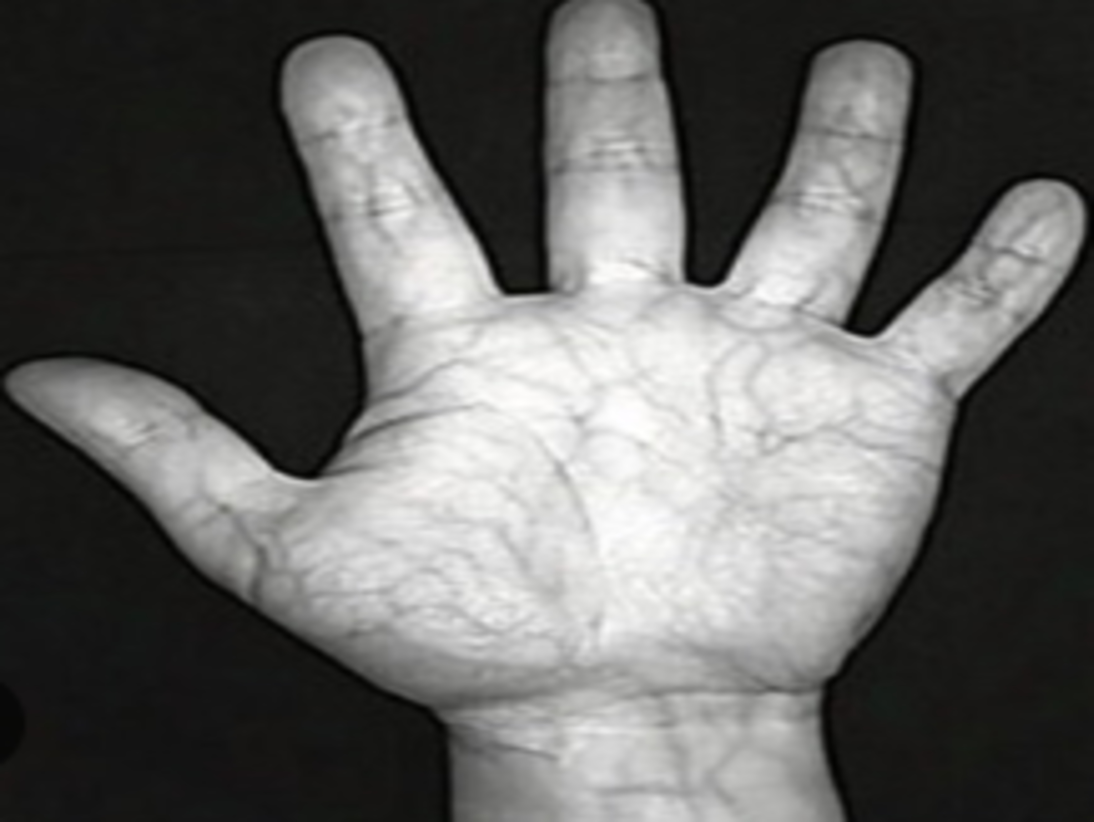
#> input picture 010_l_940_01.jpeg, 3280 x 2464 px (shown at 1/3 size)
$ python -i preprocessing.py   (imports and definitions only)   (older library calls are emulated)
#> lines starting #> are read from the running program, lines starting #| are printed output that depends on the picture; after the words box and inside, x2 and y2 are one past the last pixel; in counts of white or black regions, pixels touching at a corner belong together
import cv2
import numpy as np
import math
import itertools

class PalmPreprocessor:
    def __init__(self):
        pass

    def extract_roi(self, image):
        # 1. Convert to Grayscale
        if len(image.shape) == 3:
            gray = cv2.cvtColor(image, cv2.COLOR_BGR2GRAY)
        else:
            gray = image

        # 2. Wrist Crop (User Logic: Remove bottom 25%)
        h, w = gray.shape
        wrist_crop_height = int(h * 0.25)
        cropped_gray = gray[:h - wrist_crop_height, :]

        # Keep a copy of the cropped original for returning
        cropped_original = image[:h - wrist_crop_height, :] if len(image.shape) == 3 else cropped_gray

        # 3. Thresholding
        blurred = cv2.GaussianBlur(cropped_gray, (5, 5), 0)
        _, thresh = cv2.threshold(blurred, 0, 255, cv2.THRESH_BINARY + cv2.THRESH_OTSU)

        # 4. Find Contours
        contours, _ = cv2.findContours(thresh, cv2.RETR_EXTERNAL, cv2.CHAIN_APPROX_SIMPLE)
        if not contours:
            return None, None, None

        hand_contour = max(contours, key=cv2.contourArea)

        return hand_contour, thresh, cropped_original

    def get_defects(self, contour, image_shape):
        """
        Finds convexity defects using User's Logic:
        1. Sort by Depth (Deepest first).
        2. Suppress duplicates based on distance.
        3. Return top 4.
        """
        hull = cv2.convexHull(contour, returnPoints=False)
        if hull is None or len(hull) <= 3:
             return None, None

        defects = cv2.convexityDefects(contour, hull)
        if defects is None:
            return None, None

        # Sort defects based on depth (deepest first) - User Logic
        # defects shape is (N, 1, 4) -> [start, end, far, depth]
        # depth is at index 3
        defects_list = sorted(defects, key=lambda x: x[0, 3], reverse=True)

        raw_defect_points = []
        for i in range(min(10, len(defects_list))): # Check top 10 deep defects
            s, e, f, d = defects_list[i][0]
            if d > 1000: # Keep a basic noise threshold
                far = tuple(contour[f][0])
                raw_defect_points.append(far)

        # Suppress duplicates - User Logic
        defect_far_points = []
        min_distance = max(12, image_shape[1] // 40)

        for far in raw_defect_points:
            far_arr = np.array(far, dtype=np.int32)
            # Check distance against all currently selected points
            if all(np.linalg.norm(far_arr - np.array(existing)) > min_distance for existing in defect_far_points):
                defect_far_points.append(tuple(far_arr))

            if len(defect_far_points) == 4:
                break

        return defect_far_points, raw_defect_points

    def calculate_geometric_center(self, defect_points):
        """
        Calculates geometric center for a given set of 4 defects.
        Assumes defects are sorted Left-to-Right (D1, D2, D3, D4).
        """
        d1 = np.array(defect_points[0])
        d2 = np.array(defect_points[1])
        d3 = np.array(defect_points[2])
        d4 = np.array(defect_points[3])

        # Line 1: Connect D2 and D4
        midpoint_d2_d4 = (d2 + d4) / 2.0
        vec_d2_d4 = d4 - d2

        vx, vy = vec_d2_d4
        mag = np.sqrt(vx**2 + vy**2)
        if mag == 0: return None, 0, None
        vx /= mag
        vy /= mag

        # Line 2: Perpendicular bisector (Direction: -vy, vx)
        dir_line2 = np.array([-vy, vx])

        # Line 3: Perpendicular to Line 2 (Parallel to Line 1), passing through D1
        # Direction is (vx, vy)

        # Intersection
        vec_m_d1 = d1 - midpoint_d2_d4
        t = np.dot(vec_m_d1, dir_line2)

        intersection = midpoint_d2_d4 + t * dir_line2

        angle_rad = math.atan2(vy, vx)
        angle_deg = math.degrees(angle_rad)

        # Fixed ROI Size: 750px
        roi_size = 750

        debug_info = {
            "d1": d1, "d2": d2, "d3": d3, "d4": d4,
            "midpoint": midpoint_d2_d4,
            "dir_line2": dir_line2,
            "dir_line3": np.array([vx, vy]),
            "intersection": intersection,
            "angle": angle_deg,
            "roi_size": roi_size
        }

        return intersection, angle_deg, debug_info, roi_size

    def extract_roi_square(self, image, center, size=255, angle=0):
        M = cv2.getRotationMatrix2D((float(center[0]), float(center[1])), angle, 1.0)

        h, w = image.shape[:2]
        rotated_image = cv2.warpAffine(image, M, (w, h), flags=cv2.INTER_LINEAR)

        x, y = center
        half = size // 2

        x1 = int(x - half)
        y1 = int(y - half)
        x2 = x1 + size
        y2 = y1 + size

        canvas = np.zeros((size, size, 3), dtype=np.uint8)

        src_x1 = max(0, x1)
        src_y1 = max(0, y1)
        src_x2 = min(w, x2)
        src_y2 = min(h, y2)

        dst_x1 = src_x1 - x1
        dst_y1 = src_y1 - y1
        dst_x2 = dst_x1 + (src_x2 - src_x1)
        dst_y2 = dst_y1 + (src_y2 - src_y1)

        if src_x2 > src_x1 and src_y2 > src_y1:
            canvas[dst_y1:dst_y2, dst_x1:dst_x2] = rotated_image[src_y1:src_y2, src_x1:src_x2]

        return canvas

    def enhance_veins(self, image):
        """
        Applies the 4-step vein enhancement pipeline:
        1. Histogram Equalization
        2. Gabor Filter
        3. CLAHE (Multi-pass)
        4. Binary Thresholding
        """
        # Ensure grayscale
        if len(image.shape) == 3:
            gray = cv2.cvtColor(image, cv2.COLOR_BGR2GRAY)
        else:
            gray = image

        # Invert so veins (dark) become bright features for Gabor
        gray = cv2.bitwise_not(gray)

        # Step 1: Histogram Equalization
        equalized = cv2.equalizeHist(gray)

        # Step 2: Multi-Angle Gabor Filter
        g_kernel_size = 5
        g_sigma = 2.5
        g_lambda = 8.0
        g_gamma = 0.4
        g_psi = 0.0

        # Accumulate max response from multiple angles
        final_filtered = np.zeros_like(equalized, dtype=np.float32)

        for theta in [0, np.pi/4, np.pi/2, 3*np.pi/4]:
            gabor_kernel = cv2.getGaborKernel(
                (g_kernel_size, g_kernel_size),
                g_sigma,
                theta,
                g_lambda,
                g_gamma,
                g_psi,
                ktype=cv2.CV_32F,
            )
            filtered = cv2.filter2D(equalized, cv2.CV_32F, gabor_kernel)
            final_filtered = np.maximum(final_filtered, filtered)

        # Normalize to 0-255
        filtered_veins = cv2.normalize(final_filtered, None, 0, 255, cv2.NORM_MINMAX, cv2.CV_8U)

        # Step 3: CLAHE (Multi-pass)
        clahe = cv2.createCLAHE(clipLimit=3.0, tileGridSize=(2, 2))
        clahe_veins = clahe.apply(filtered_veins)

        clahe_blurred = cv2.GaussianBlur(clahe_veins, (5, 5), 0)

        clahe = cv2.createCLAHE(clipLimit=3.0, tileGridSize=(4, 4))
        clahe_veins = clahe.apply(clahe_blurred)

        clahe = cv2.createCLAHE(clipLimit=2.0, tileGridSize=(8, 8))
        clahe_veins = clahe.apply(clahe_veins)

        clahe = cv2.createCLAHE(clipLimit=2.0, tileGridSize=(10, 10))
        clahe_veins = clahe.apply(clahe_veins)

        # Step 3.5: 5th CLAHE Pass (Zoom In/Perfect Detail)
        clahe = cv2.createCLAHE(clipLimit=2.0, tileGridSize=(12, 12))
        clahe_veins = clahe.apply(clahe_veins)

        # Step 4: Binary Thresholding (Otsu's Method)
        # Use Otsu to automatically find the best threshold
        # THRESH_BINARY_INV + THRESH_OTSU -> Black strokes on white
        _, binary_veins = cv2.threshold(clahe_veins, 0, 255, cv2.THRESH_BINARY_INV + cv2.THRESH_OTSU)

        return binary_veins, clahe_veins

    def process(self, image):
        if image is None: return None

        # 1. Extract ROI (with Wrist Crop)
        contour, binary, cropped_original = self.extract_roi(image)
        if contour is None: return None

        # 2. Get Defects (User Logic: Depth Sort + Suppression)
        defect_points, all_candidates = self.get_defects(contour, cropped_original.shape)

        if defect_points is None or len(defect_points) < 4:
            print(f"Not enough defects found. Found: {len(defect_points) if defect_points else 0}")
            return None

        # 3. Sort Selected Defects Left-to-Right (Geometric Labeling)
        # D1 = Leftmost, D4 = Rightmost
        sorted_defects = sorted(defect_points, key=lambda p: p[0])

        # 4. Calculate Center
        center, angle, debug_info, roi_size = self.calculate_geometric_center(sorted_defects)

        if center is None: return None

        # 5. Extract Final ROI Square
        roi = self.extract_roi_square(cropped_original, center, size=roi_size, angle=angle)

        enhanced_veins, clahe_veins = self.enhance_veins(roi)

        return {
            "original": cropped_original, # Return the cropped image as "original" for visualization
            "roi": roi,
            "contour": contour,
            "defects": sorted_defects,
            "all_defects": all_candidates,
            "center": center.astype(int),
            "enhanced_veins": enhanced_veins,
            "clahe_veins": clahe_veins,
            "debug_info": debug_info,
            "binary": binary
        }

>>> import cv2
>>> picture = cv2.imread('../010_l_940_01.jpeg')
#> picture is the input picture: shape (2464, 3280, 3); mean B, G, R 98, 99.6, 99.6
>>> result = PalmPreprocessor().process(picture)
#> in extract_roi, `_, thresh = cv2.threshold(blurred, 0, 255, cv2.THRESH_BINARY + cv2.THR..`:
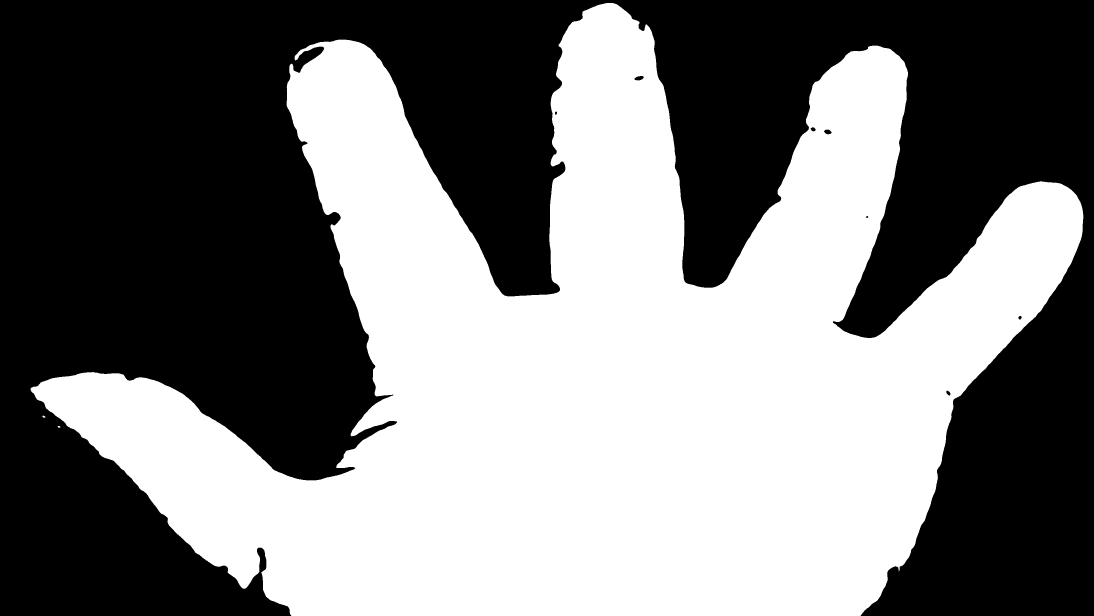
#> thresh: shape (1848, 3280) (shown at 1/3 size); 48.1% white; 3 white regions
#> in extract_roi, `contours, _ = cv2.findContours(thresh, cv2.RETR_EXTERNAL, cv2.CHAIN_AP..`: contours = 3 contours; box (x1, y1, x2, y2) and area: (92, 9, 3250, 1848) 2907869, (127, 1247, 136, 1253) 30, (173, 1278, 181, 1283) 24
#> in extract_roi, `hand_contour = max(contours, key=cv2.contourArea)`: hand_contour = contour of 5560 points, box (x1, y1, x2, y2) (92, 9, 3250, 1848), area 2907869
#> in process, `contour, binary, cropped_original = self.extract_roi(image)`: contour has the same summary as hand_contour in extract_roi
#> in get_defects, `hull = cv2.convexHull(contour, returnPoints=False)`: hull = 46 values, max 5559 at index 0, min 0 at index 45, mean 3212.8
#> in get_defects, `defects = cv2.convexityDefects(contour, hull)`: defects = 38 rows, first 6: [0, 1024, 407, 215824], [1024, 1026, 1025, 186], [1026, 1042, 1037, 339], [1042, 1062, 1051, 572], [1063, 1065, 1064, 170], [1065, 2579, 1976, 236601]
#> in get_defects, `defects_list = sorted(defects, key=lambda x: x[0, 3], reverse=True)`: defects_list = 38 items, first 6: [[1065, 2579, 1976, 236601]], [[0, 1024, 407, 215824]], [[4690, 5559, 5210, 204767]], [[3841, 4668, 4200, 193071]], [[2986, 3162, 3053, 34302]], [[3281, 3693, 3536, 28592]]
#> the loop in get_defects, `for i in range(min(10, len(defects_list))):` made 10 passes
#> (s, e, f, d, far) on passes 1 to 8: (1065, 2579, 1976, 236601, (1191, 1267)), (0, 1024, 407, 215824, (1649, 883)), (4690, 5559, 5210, 204767, (2104, 862)), (3841, 4668, 4200, 193071, (2512, 979)), (2986, 3162, 3053, 34302, (787, 1644)), (3281, 3693, 3536, 28592, (2860, 1198)), (2601, 2900, 2769, 7227, (371, 1410)), (3191, 3263, 3242, 7011, (2663, 1712))
#> after the loop in get_defects, `for i in range(min(10, len(defects_list))):`: raw_defect_points = [(1191, 1267), (1649, 883), (2104, 862), (2512, 979), (787, 1644), (2860, 1198), (371, 1410), (2663, 1712), (679, 1698), (2698, 1700)]
#> the loop in get_defects, `for far in raw_defect_points:` made 4 passes
#> after the loop in get_defects, `for far in raw_defect_points:`: defect_far_points = [(1191, 1267), (1649, 883), (2104, 862), (2512, 979)]
#> in process, `defect_points, all_candidates = self.get_defects(contour, cropped_orig..`: defect_points has the same summary as defect_far_points in get_defects; all_candidates has the same summary as raw_defect_points in get_defects
#> in process, `sorted_defects = sorted(defect_points, key=lambda p: p[0])`: sorted_defects has the same summary as defect_far_points in get_defects
#> in calculate_geometric_center, `d1 = np.array(defect_points[0])`: d1 = [1191, 1267]
#> in calculate_geometric_center, `d2 = np.array(defect_points[1])`: d2 = [1649, 883]
#> in calculate_geometric_center, `d3 = np.array(defect_points[2])`: d3 = [2104, 862]
#> in calculate_geometric_center, `d4 = np.array(defect_points[3])`: d4 = [2512, 979]
#> in calculate_geometric_center, `midpoint_d2_d4 = (d2 + d4) / 2.0`: midpoint_d2_d4 = [2080.5, 931]
#> in calculate_geometric_center, `vec_d2_d4 = d4 - d2`: vec_d2_d4 = [863, 96]
#> in calculate_geometric_center, `vx, vy = vec_d2_d4`: vx = 863; vy = 96
#> in calculate_geometric_center, `mag = np.sqrt(vx**2 + vy**2)`: mag = 868.3
#> in calculate_geometric_center, `vx /= mag`: vx = 0.994
#> in calculate_geometric_center, `vy /= mag`: vy = 0.111
#> in calculate_geometric_center, `dir_line2 = np.array([-vy, vx])`: dir_line2 = [-0.111, 0.994]
#> in calculate_geometric_center, `vec_m_d1 = d1 - midpoint_d2_d4`: vec_m_d1 = [-889.5, 336]
#> in calculate_geometric_center, `t = np.dot(vec_m_d1, dir_line2)`: t = 432.3
#> in calculate_geometric_center, `intersection = midpoint_d2_d4 + t * dir_line2`: intersection = [2032.7, 1360.6]
#> in calculate_geometric_center, `angle_rad = math.atan2(vy, vx)`: angle_rad = 0.111
#> in calculate_geometric_center, `angle_deg = math.degrees(angle_rad)`: angle_deg = 6.35
#> in process, `center, angle, debug_info, roi_size = self.calculate_geometric_center(..`: center = [2032.7, 1360.6]; angle = 6.35; debug_info = 10 items; roi_size = 750
#> in extract_roi_square, `M = cv2.getRotationMatrix2D((float(center[0]), float(center[1])), angl..`: M = [[0.994, 0.111, -138], [-0.111, 0.994, 233.1]]
#> in extract_roi_square, `rotated_image = cv2.warpAffine(image, M, (w, h), flags=cv2.INTER_LINEAR)`:
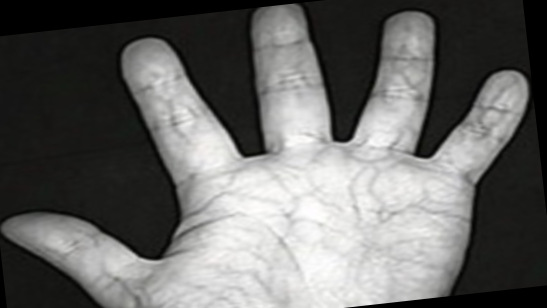
#> rotated_image: shape (1848, 3280, 3) (shown at 1/6 size); mean B, G, R 101.8, 103.4, 103.4
#> in extract_roi_square, `x, y = center`: x = 2032.7; y = 1360.6
#> in extract_roi_square, `half = size // 2`: half = 375
#> in extract_roi_square, `x1 = int(x - half)`: x1 = 1657
#> in extract_roi_square, `y1 = int(y - half)`: y1 = 985
#> in extract_roi_square, `x2 = x1 + size`: x2 = 2407
#> in extract_roi_square, `y2 = y1 + size`: y2 = 1735
#> in extract_roi_square, `src_x1 = max(0, x1)`: src_x1 = 1657
#> in extract_roi_square, `src_y1 = max(0, y1)`: src_y1 = 985
#> in extract_roi_square, `src_x2 = min(w, x2)`: src_x2 = 2407
#> in extract_roi_square, `src_y2 = min(h, y2)`: src_y2 = 1735
#> in extract_roi_square, `dst_x1 = src_x1 - x1`: dst_x1 = 0
#> in extract_roi_square, `dst_x2 = dst_x1 + (src_x2 - src_x1)`: dst_x2 = 750
#> in extract_roi_square, `canvas[dst_y1:dst_y2, dst_x1:dst_x2] = rotated_image[src_y1:src_y2, sr..`:
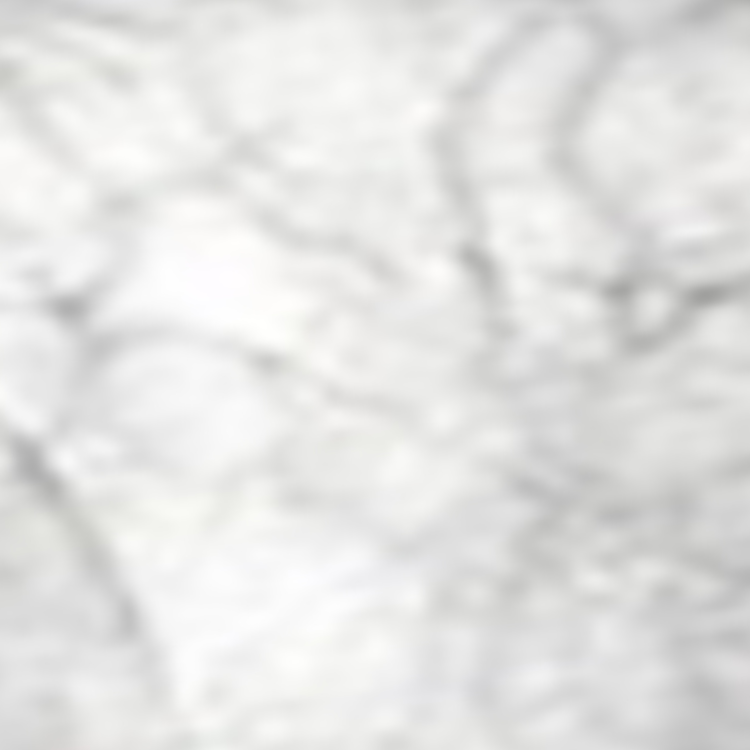
#> canvas: shape (750, 750, 3); mean B, G, R 226.3, 227.6, 227.7
#> in enhance_veins, `gray = cv2.bitwise_not(gray)`:
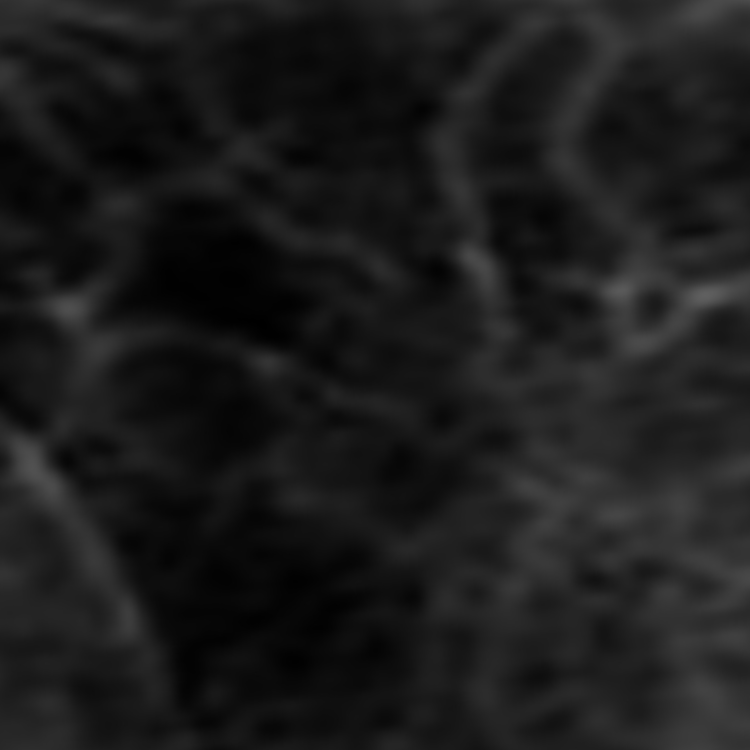
#> gray: shape (750, 750); min 0, max 96, mean 27.4
#> in enhance_veins, `equalized = cv2.equalizeHist(gray)`:
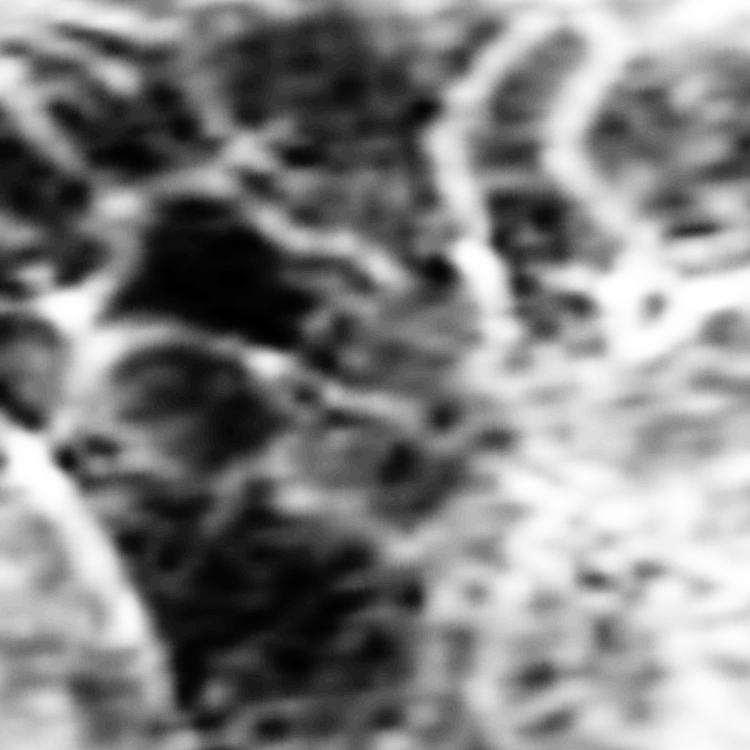
#> equalized: shape (750, 750); min 0, max 255, mean 130
#> in enhance_veins, `clahe_veins = clahe.apply(clahe_veins)`:
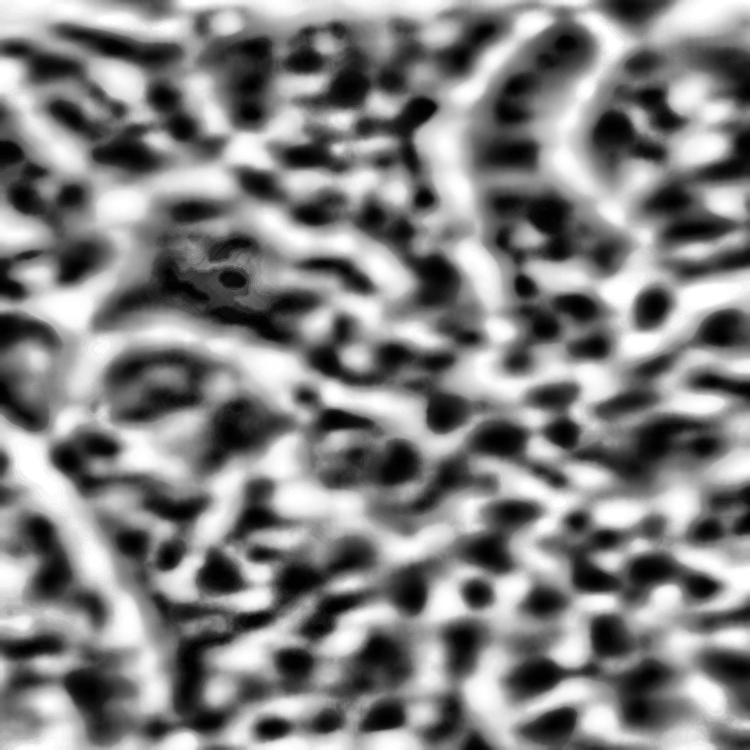
#> clahe_veins: shape (750, 750); min 0, max 255, mean 130.2
#> in enhance_veins, `_, binary_veins = cv2.threshold(clahe_veins, 0, 255, cv2.THRESH_BINARY..`:
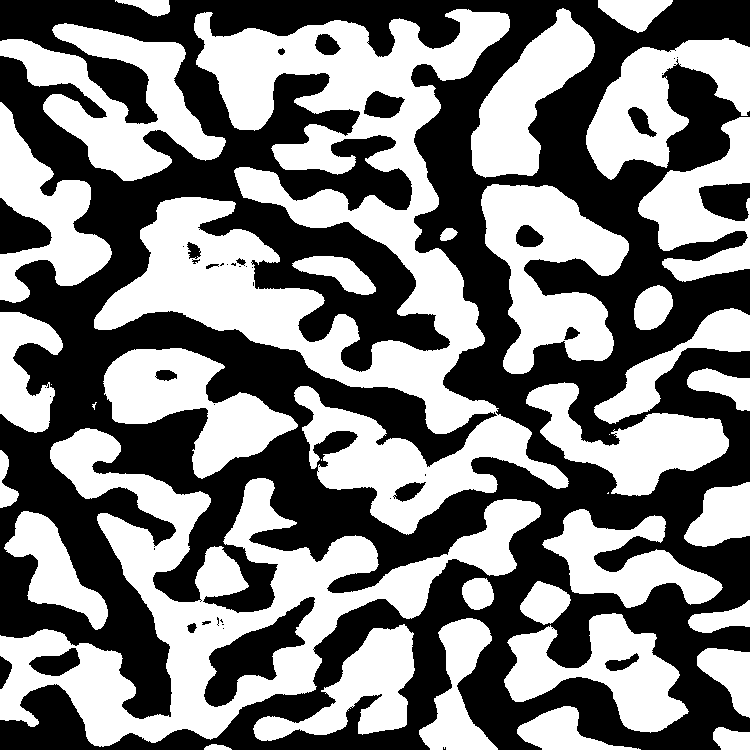
#> binary_veins: shape (750, 750); 49.5% white; 37 white regions (5 under 20 px), largest, box (x1, y1, x2, y2) and area: (94, 9, 569, 535) 75689, (0, 428, 541, 747) 48265, (481, 184, 629, 374) 15031
#> result = 10 items
